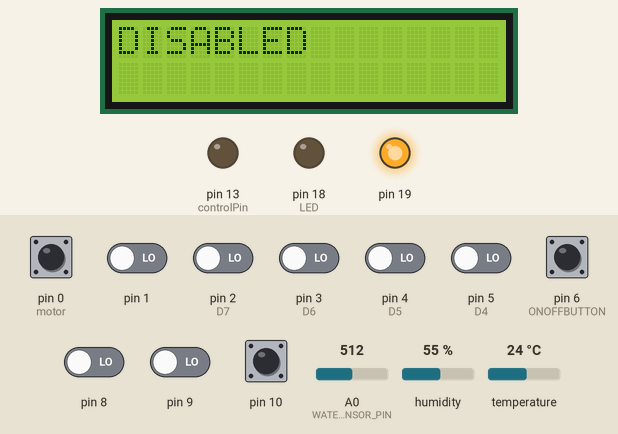
This sketch was run on a simulated Arduino Uno, built for the host (arithmetic inside an expression is 32-bit, double 64-bit). On the bench: 16×2 character LCD, output pins drawn as LEDs (lit = HIGH). The test bench sets the inputs (shaded band); at power-on: pin 0 (motor), pin 6 (ONOFFBUTTON), pin 10 HIGH, pin 1, pin 2 (D7), pin 3 (D6), pin 4 (D5), pin 5 (D4), pin 8, pin 9 LOW, A0 (WATER_SENSOR_PIN) = 512, humidity 55 %, temperature 24 °C. The local clock reads 2024-03-15 10:24:30 at power-on unless the sketch sets it; what the sketch prints to the serial monitor is not drawn.

Above: at 3.2 s.
3.3 s: pin 6 (ONOFFBUTTON) pulled LOW for 0.65 s
At 8.0 s:
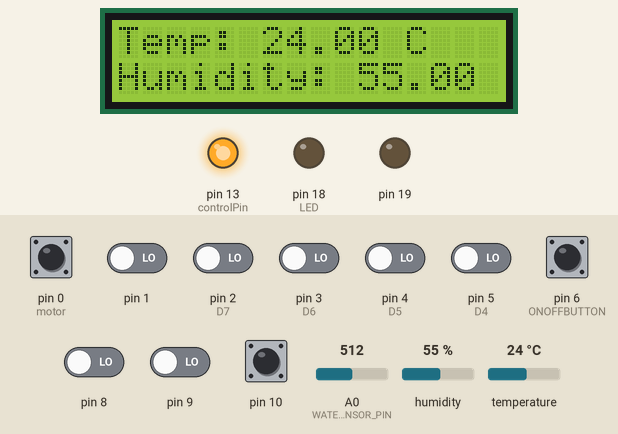
8.2 s: A0 (WATER_SENSOR_PIN) set to 307
12.0 s: A0 (WATER_SENSOR_PIN) set to 291
At 16.0 s:
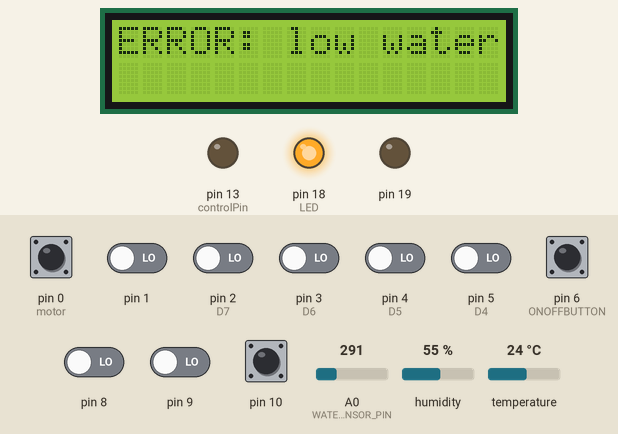
16.3 s: pin 6 (ONOFFBUTTON) driven LOW
At 19.9 s:
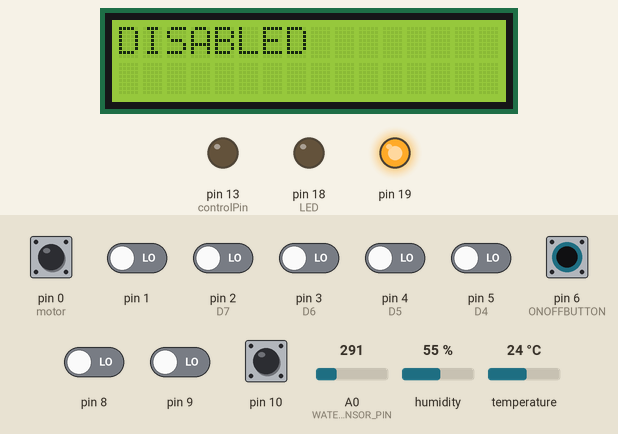
20.6 s: humidity set to 22 %
24.9 s: temperature set to 12 °C
At 26.7 s:
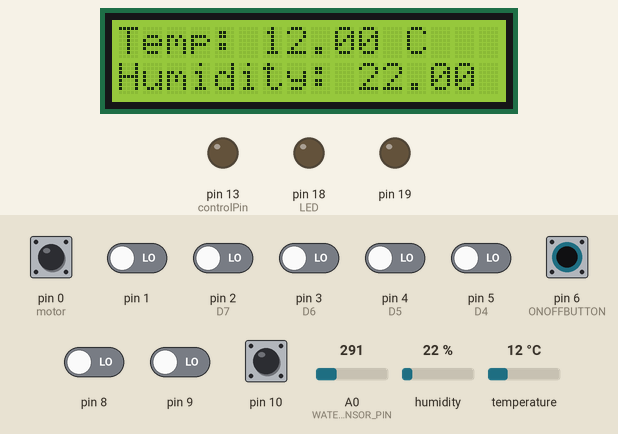
Timing chart, 0 to 30.0 s (numbered marks = the images above; inputs shaded):
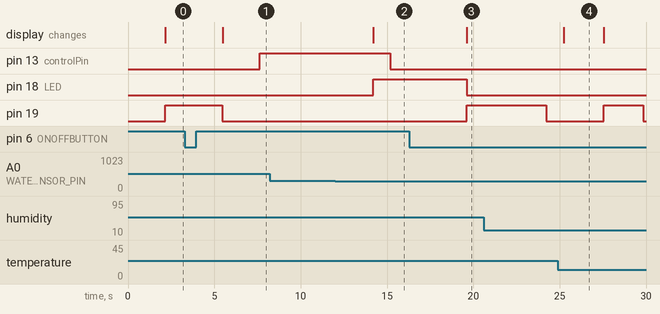

Measured:
- the behaviour switches between 300 and 299 on A0 (WATER_SENSOR_PIN) (found by bisection; images 1 and 2)
- after the input at 3.3 s, pin 13 (controlPin): LOW → HIGH after 4.3 s; pin 19: HIGH → LOW after 2.2 s; the display: changes after 2.2 s (image 1)
- after the input at 8.2 s, every drawn part: stays the same
- after the input at 12.0 s, pin 13 (controlPin): HIGH → LOW after 3.2 s; pin 18 (LED): LOW → HIGH after 2.2 s; the display: changes after 2.2 s (image 2)
- after the input at 16.3 s, pin 18 (LED): HIGH → LOW after 3.3 s; pin 19: LOW → HIGH after 3.3 s; the display: changes after 3.3 s (image 3)
- after the input at 24.9 s, pin 19: LOW → HIGH after 2.6 s instead of 3.6 s; the display: changes after 0.35 s (image 4)

The sketch:

SwampCoolerCode.ino
```cpp
// Natalie Carrero
// CPE 301 - Final Project

// NO LIBRARY FUNCTION (pinMode) -> USE PREDEFINED MACROS
#include <LiquidCrystal.h> // LCD library
#include <DHT.h> // DHT sensor library (temp and humidity)
#include <Stepper.h> // stepper motor library
#include <Wire.h>
#include <RTClib.h>

// water
#define WATER_SENSOR_PIN A0
#define WATER_THRESHOLD 300

// LCD Pin Configuration using predefined macros
#define RS 12
#define EN 11
#define D4 5
#define D5 4
#define D6 3
#define D7 2

// DHT Pin Configuration
#define DHTPIN 7 // pin 7 for temp & hum.
#define DHTTYPE DHT11

// motor control pins
int controlPin = 13;

// button pin Configuration
#define ONOFFBUTTON 6
volatile bool buttonPressed = false;

// Reset Button
#define RESETBUTTON 10
volatile bool resetButtonPressed = false;
int lastResetButtonState = HIGH;
int currentResetButtonState = HIGH;

// Stepper Motor Pins
#define motorPin1 22
#define motorPin2 24
#define motorPin3 26
#define motorPin4 28
#define motorButton 8

// LED
#define BLUE_LED 40
#define RED_LED 38
#define YELLOW_LED 36
#define GREEN_LED 34

// initialize rtc
RTC_DS3231 rtc;

// states
enum State {DISABLED, IDLE, ERROR, RUNNING};
State currentState = DISABLED;

// stepper motor state
bool motorState = false;
bool lastmotorButtonState = HIGH;
bool currentmotorButtonState = HIGH;

// DHT object
DHT dht(DHTPIN, DHTTYPE);

// initialize LCD
LiquidCrystal lcd(RS, EN, D4, D5, D6, D7);

// FAN states
bool buttonState = false;
int lastButtonState = HIGH;

void setup() {
  Serial.begin(9600);
  lcd.begin(16, 2); // initialize LCD
  dht.begin(); // initialize DHT sensor

  // Fan as output and start off
  DDRB |= (1 << PB5); // Set PB5 (pin 13) as output (controlPin)
  changeFanState(0); // set to off

  // button as input
  DDRD &= ~(1 << PD6); // Set PD6 (pin 6) as input (ONOFFBUTTON)
  PORTD |= (1 << PD6);  // Enable pull-up resistor
  attachInterrupt(digitalPinToInterrupt(ONOFFBUTTON), startButtonISR, FALLING);

  DDRB &= ~(1 << PB2); // Set pin 10 (RESETBUTTON) as input
  PORTB |= (1 << PB2); // Enable pull-up resistor

  // set up stepper motor control
  DDRF |= (1 << PF4) | (1 << PF5) | (1 << PF6) | (1 << PF7);  // Stepper motor pins as output

  // set motor button
  DDRD &= ~(1 << PD0); // Set motorButton (pin 8) as input
  PORTD |= (1 << PD0); // Enable pull-up resistor

  // LEDS
  DDRC |= (1 << PC4) | (1 << PC5) | (1 << PC6) | (1 << PC7);  // LED pins as output

  // Initialize RTC
  rtc.begin();

  // set initial state
  currentState = DISABLED;

  delay(2000);
}

void loop() {

  buttonControl();
  stepperMotorControl();

  handleResetButton();

  switch (currentState){
    case DISABLED:
      handleDisabledState();
      changeFanState(0);
      break;
    case IDLE:
      handleIdleState();
      changeFanState(0);
      break;
    case ERROR:
      handleErrorState();
      changeFanState(0);
      break;
    case RUNNING:
      handleRunningState();
      changeFanState(1);
      break;
  }

  delay(1000); // update every second
}

void handleResetButton(){
  currentResetButtonState = PINB & (1 << PB2) ? HIGH : LOW;
  if (currentResetButtonState == LOW && lastResetButtonState == HIGH) {
    resetButtonPressed = true;
    delay(200);  // Add a small delay to debounce the button
  }

  lastResetButtonState = currentResetButtonState;
}

void handleDisabledState(){
  // turn on YELLOW LED
  PORTC |= (1 << PC5); // Yellow LED ON
  PORTC &= ~(1 << PC4); // Red LED OFF
  PORTC &= ~(1 << PC6); // Blue LED OFF
  PORTC &= ~(1 << PC7); // Green LED OFF

  lcd.clear();
  lcd.setCursor(0, 0);
  lcd.print("DISABLED");

  if (buttonPressed) {
    buttonPressed = false;
    if (currentState == DISABLED){
      currentState = IDLE;
    }
  }
}

void handleIdleState(){
  PORTC &= ~(1 << PC5); // Yellow LED OFF
  PORTC &= ~(1 << PC4); // Red LED OFF
  PORTC &= ~(1 << PC6); // Blue LED OFF
  PORTC |= (1 << PC7);  // Green LED ON

  // Monitor water level
  watercheck();

  // Monitor temperature and humidity
  tempandhum();

  if(dht.readTemperature() > 22.0){
    clockreport();
    Serial.println("State changed from IDLE to RUNNING");
    currentState = RUNNING;
  }
}

void handleErrorState(){
  PORTC |= (1 << PC4);  // Red LED ON
  PORTC &= ~(1 << PC7);  // Turn off Green LED
  PORTC &= ~(1 << PC6);  // Turn off Blue LED
  PORTC &= ~(1 << PC5);  // Turn off Yellow LED

  // Display error on LCD
  lcd.clear();
  lcd.setCursor(0, 0);
  lcd.print("ERROR: low water");

  // Stop the motor if it's running
  stopMotor();

  // Wait for reset button to transition back to IDLE if water is above threshold
  watercheck();
}

void handleRunningState(){
  PORTC |= (1 << PC6);  // Blue LED ON
  PORTC &= ~(1 << PC7);  // Turn off Green LED
  PORTC &= ~(1 << PC4);  // Turn off Red LED
  PORTC &= ~(1 << PC5);  // Turn off Yellow LED

  // Monitor temperature and humidity
  tempandhum();

  // Monitor water level
  watercheck();

  if (dht.readTemperature() < 21.0) {
    clockreport();
    Serial.println("State changed from RUNNING to IDLE");
    currentState = IDLE;
  }
}

void resetButtonISR(){
  resetButtonPressed = true;
}

void startButtonISR(){
  buttonPressed = true;
}

void clockreport(){
  DateTime now = rtc.now(); // current time
  delay(1000);
  Serial.print("Time: ");
  Serial.print(now.timestamp(DateTime::TIMESTAMP_FULL));
}

void stepperMotorControl(){
  currentmotorButtonState = PIND & (1 << PD0) ? HIGH : LOW;

  if (lastmotorButtonState == HIGH && currentmotorButtonState == LOW){
    motorState = !motorState;
    if (motorState) {
      startMotor();
    } else {
      stopMotor();
    }

    delay(200);  // Small delay to debounce button
  }
  lastmotorButtonState = currentmotorButtonState;

  // If motor is on, run the stepper motor
  if (motorState) {
    runMotor();
  }

  delay(100);  // Small delay for stability
}

void runMotor() {
  // Simple step sequence for the 28BYJ-48 stepper motor
  PORTF |= (1 << PF4); // Motor step sequence
  delay(5);

  PORTF |= (1 << PF4) | (1 << PF5);
  delay(5);

  PORTF &= ~(1 << PF4);
  PORTF |= (1 << PF5);
  delay(5);

  PORTF &= ~(1 << PF5);
  PORTF |= (1 << PF6);
  delay(5);

  PORTF &= ~(1 << PF6);
  PORTF |= (1 << PF7);
  delay(5);

  PORTF &= ~(1 << PF7);
  PORTF |= (1 << PF4);
  delay(5);
}

void startMotor() {
  // The motor will start running when the button is pressed
}

void stopMotor() {
  // Set all motor control pins to LOW to stop the motor
  PORTF &= ~((1 << PF4) | (1 << PF5) | (1 << PF6) | (1 << PF7));
}

void watercheck(){
  int waterlevel = analogRead(WATER_SENSOR_PIN);
  if (waterlevel < WATER_THRESHOLD){
    clockreport();
    Serial.println("State changed from IDLE to ERROR");
    currentState = ERROR;
  } else if (currentState == ERROR && waterlevel >= WATER_THRESHOLD){
    if(resetButtonPressed){
      clockreport();
      Serial.println("State changed from ERROR to IDLE");
      currentState = IDLE;
      resetButtonPressed = false;
    }
  }
}

void tempandhum(){
  float humidity = dht.readHumidity();
  float temperature = dht.readTemperature();

  // Display the temperature and humidity on the LCD
  lcd.setCursor(0, 0);  // Set the cursor to the first row
  lcd.print("Temp: ");
  lcd.print(temperature);
  lcd.print(" C   ");

  lcd.setCursor(0, 1);  // Set the cursor to the second row
  lcd.print("Humidity: ");
  lcd.print(humidity);
  lcd.print(" %");
}

void changeFanState(int state){
  if(state == 0){
    PORTB &= ~(1 << PB5); // Fan Off
  }else{
    PORTB |= (1 << PB5); // Fan On
  }
}

void buttonControl(){
  buttonState = PIND & (1 << PD6) ? HIGH : LOW;
  if (buttonState == LOW && lastButtonState == HIGH){
    buttonState = !buttonState;
    if (currentState == DISABLED) {
      clockreport();
      Serial.println("State changed from DISABLED to IDLE");
      currentState = IDLE;
    } else if (currentState != DISABLED){
      clockreport();
      Serial.println("State changed to DISABLED");
      currentState = DISABLED;
    }
    delay(200);  // Change this delay if needed for better response
  }

  lastButtonState = buttonState;
}
```
